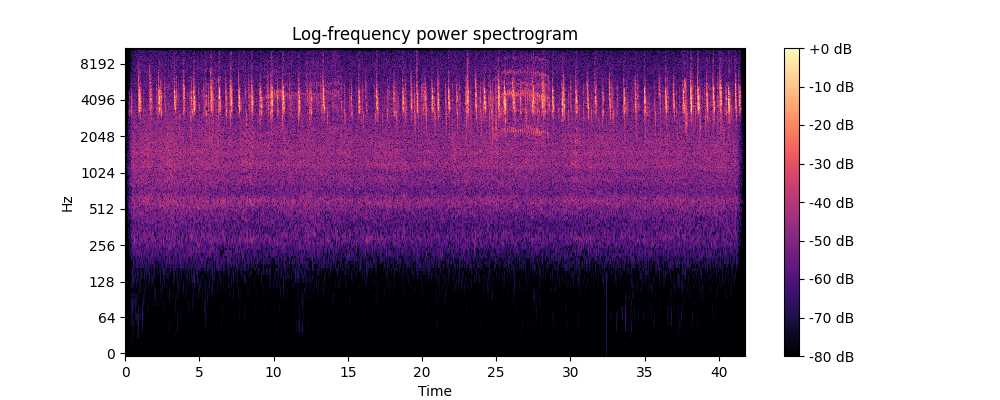
#> input picture dataset/data_sets/Passer montanus_Eurasian Tree Sparrow/EurasianTreeSparrow_Spectrogram/XC145164_spectrogram.png, 1000 x 400 px; its folder holds only this picture in this run
$ jupyter execute --allow-errors MTFtransformation.ipynb
#> lines starting #> are read from the running program, lines starting #| are printed output that depends on the picture
#> in apply_mtf_to_bulk, spectrogram is the input picture: shape (400, 1000, 4) float32; mean R, G, B, A 0.654, 0.546, 0.662, 1
### perform markov transition field transformation

[cell 1]
import os
import numpy as np
import matplotlib.pyplot as plt
from scipy.signal import convolve2d

[cell 2]
# Function to perform Markov Transition Field transformation
def markov_transition_field(spectrogram, threshold):
    # Convert spectrogram to grayscale
#> called with threshold = 0.1
    if len(spectrogram.shape) == 3:  # Check if image is RGB
        grayscale_spectrogram = np.mean(spectrogram, axis=2)
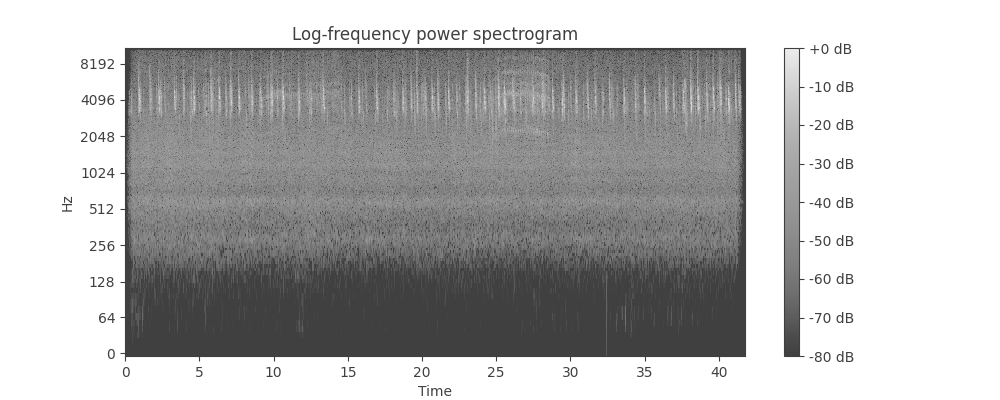
#> grayscale_spectrogram: shape (400, 1000) float32; min 0.25, max 1, mean 0.716
    else:
        grayscale_spectrogram = spectrogram

    # Compute transition matrix using convolution
    kernel = np.array([[0, 1, 0], [1, -4, 1], [0, 1, 0]])
    transition_matrix = np.abs(convolve2d(grayscale_spectrogram, kernel, mode='same'))
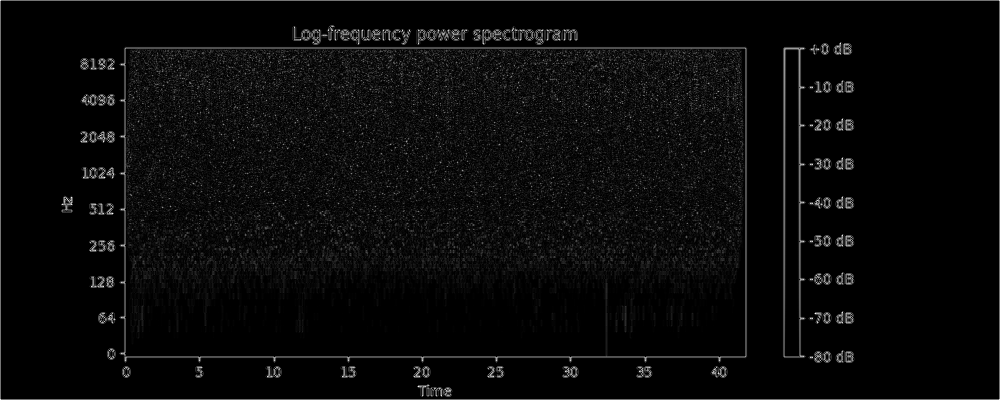
#> transition_matrix: shape (400, 1000) float64; min 0, max 2.18, mean 0.0858; drawn with min black and max white

    # Apply thresholding
    transition_matrix[transition_matrix < threshold] = 0
    transition_matrix[transition_matrix >= threshold] = 1
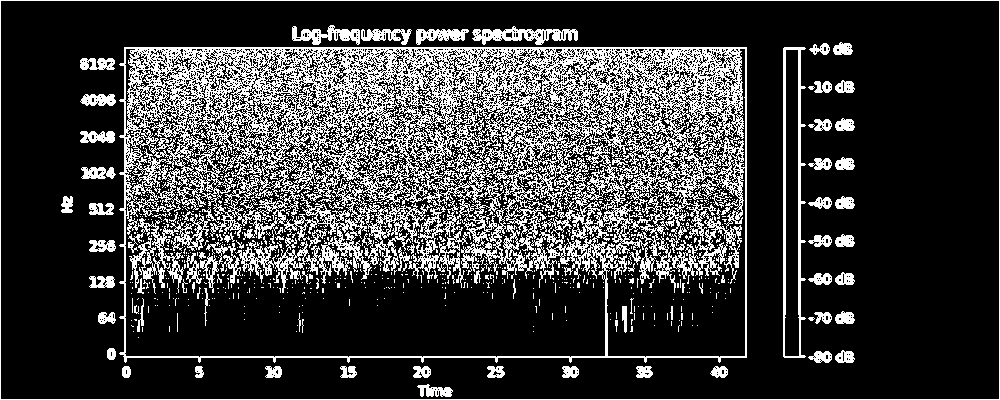
#> transition_matrix: shape (400, 1000) float64; values 0 (black) and 1 (white), 23.6% white in thin lines or dots

    return transition_matrix

# Function to apply MTF transformation to a bulk of spectrograms
def apply_mtf_to_bulk(spectrogram_folder, output_folder, threshold):
    for filename in os.listdir(spectrogram_folder):
        if filename.endswith('.png'):
            spectrogram_file = os.path.join(spectrogram_folder, filename)
            spectrogram = plt.imread(spectrogram_file)
            transition_matrix = markov_transition_field(spectrogram, threshold)
            output_file = os.path.join(output_folder, os.path.splitext(filename)[0] + '_mtf.png')
            plt.imsave(output_file, transition_matrix, cmap='gray')

# Folder containing the spectrogram images
spectrogram_folder1 = r'./dataset/data_sets/Passer montanus_Eurasian Tree Sparrow/EurasianTreeSparrow_Spectrogram'
spectrogram_folder2 = "./dataset/data_sets/Yungipicus maculatus_Philippine Pygmy Woodpecker/PhilippinePygmyWoodpecker_Spectrograms"
spectrogram_folder3 = "./dataset/data_sets/Gerygone sulphurea_Golden-bellied Gerygone/Golden-belliedGerygone_Spectrograms"
spectrogram_folder4 = "./dataset/data_sets/Geopelia striata_Zebra Dove/ZebraDove_Spectrograms"

# Output folder for MTF images
mtf_output_folder1 = r'./dataset/data_sets/mtf_data_set/EurasianTreeSparrow_MTFimage'
mtf_output_folder2 = "./dataset/data_sets/mtf_data_set/PhilippinePygmyWoodpecker_MTFimage"
mtf_output_folder3 = "./dataset/data_sets/mtf_data_set/Golden-belliedGerygone_MTFimage"
mtf_output_folder4 = "./dataset/data_sets/mtf_data_set/ZebraDove_MTFimage"

[cell 3]
# Create output folder if it doesn't exist
if not os.path.exists(mtf_output_folder1):
    os.makedirs(mtf_output_folder1)
if not os.path.exists(mtf_output_folder2):
    os.makedirs(mtf_output_folder2)
if not os.path.exists(mtf_output_folder3):
    os.makedirs(mtf_output_folder3)
if not os.path.exists(mtf_output_folder4):
    os.makedirs(mtf_output_folder4)

[cell 4]
# Threshold parameter for MTF transformation
threshold = 0.1  # You can adjust this value as needed

# Apply MTF transformation to the bulk of spectrograms
apply_mtf_to_bulk(spectrogram_folder1, mtf_output_folder1, threshold)

#> (the rest of this cell did not finish here and is left out)

$ run again, on dataset/data_sets/Passer montanus_Eurasian Tree Sparrow/EurasianTreeSparrow_Spectrogram/XC286041_spectrogram.png
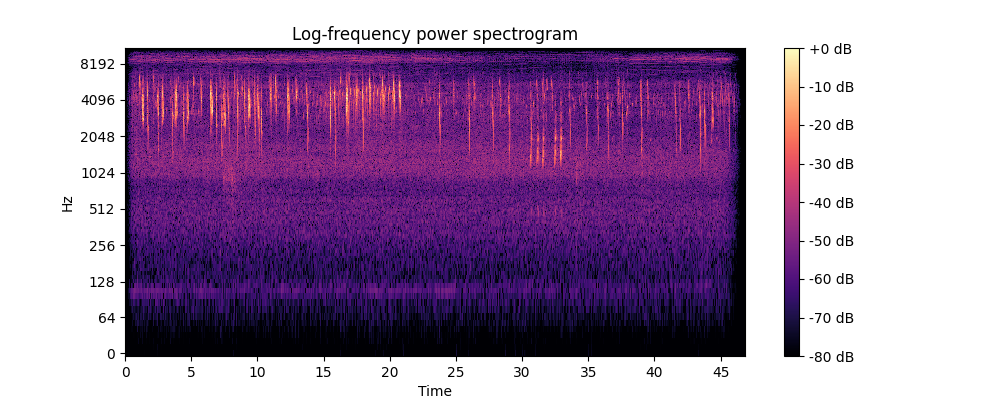
#> input picture dataset/data_sets/Passer montanus_Eurasian Tree Sparrow/EurasianTreeSparrow_Spectrogram/XC286041_spectrogram.png, 1000 x 400 px
#> in apply_mtf_to_bulk, spectrogram is the input picture: shape (400, 1000, 4) float32; mean R, G, B, A 0.648, 0.544, 0.681, 1
#> in markov_transition_field, `grayscale_spectrogram = np.mean(spectrogram, axis=2)`:
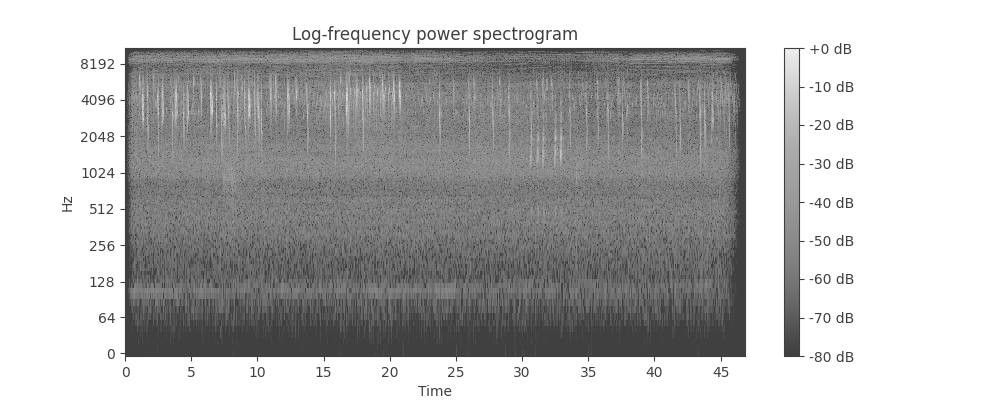
#> grayscale_spectrogram: shape (400, 1000) float32; min 0.25, max 1, mean 0.718
#> in markov_transition_field, `transition_matrix[transition_matrix >= threshold] = 1`:
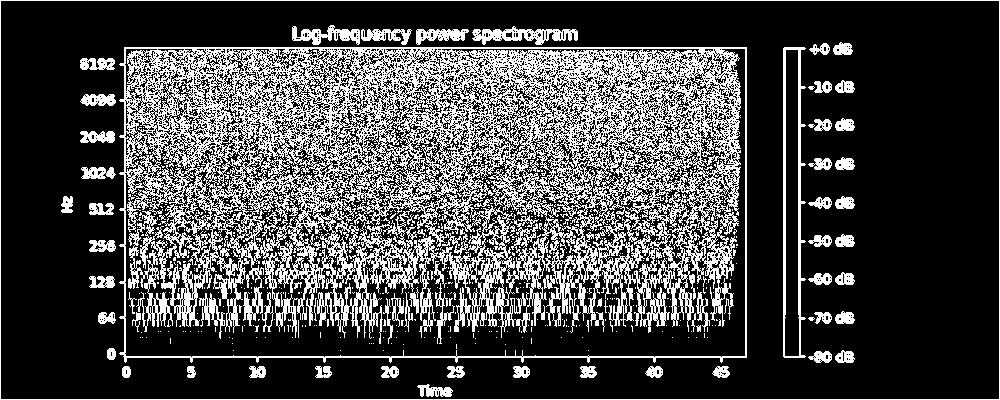
#> transition_matrix: shape (400, 1000) float64; values 0 (black) and 1 (white), 27.7% white in thin lines or dots

$ run again, on dataset/data_sets/Passer montanus_Eurasian Tree Sparrow/EurasianTreeSparrow_Spectrogram/XC442222_spectrogram.png
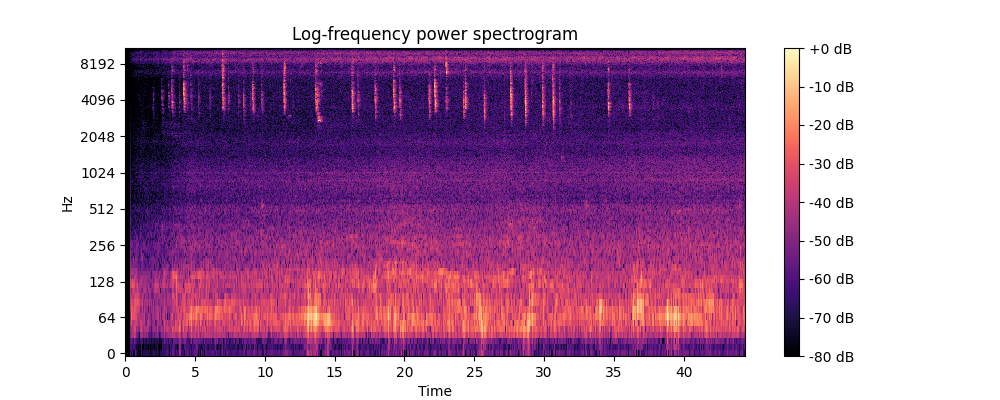
#> input picture dataset/data_sets/Passer montanus_Eurasian Tree Sparrow/EurasianTreeSparrow_Spectrogram/XC442222_spectrogram.png, 1000 x 400 px
#> in apply_mtf_to_bulk, spectrogram is the input picture: shape (400, 1000, 4) float32; mean R, G, B, A 0.728, 0.574, 0.706, 1
#> in markov_transition_field, `grayscale_spectrogram = np.mean(spectrogram, axis=2)`:
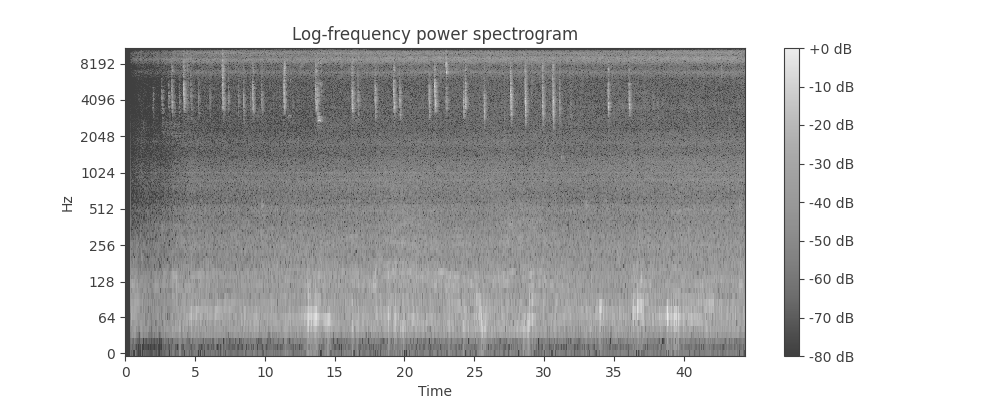
#> grayscale_spectrogram: shape (400, 1000) float32; min 0.25, max 1, mean 0.752
#> in markov_transition_field, `transition_matrix[transition_matrix >= threshold] = 1`:
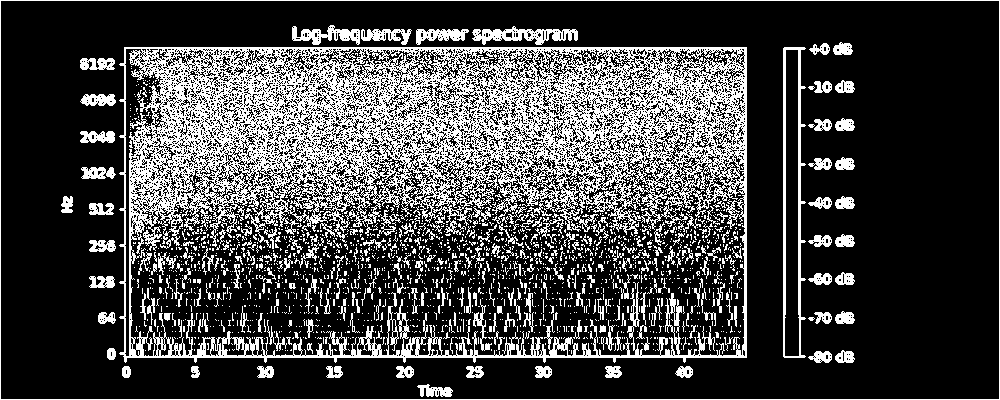
#> transition_matrix: shape (400, 1000) float64; values 0 (black) and 1 (white), 26.4% white in thin lines or dots

$ run again, on dataset/data_sets/Passer montanus_Eurasian Tree Sparrow/EurasianTreeSparrow_Spectrogram/XC162523_spectrogram.png
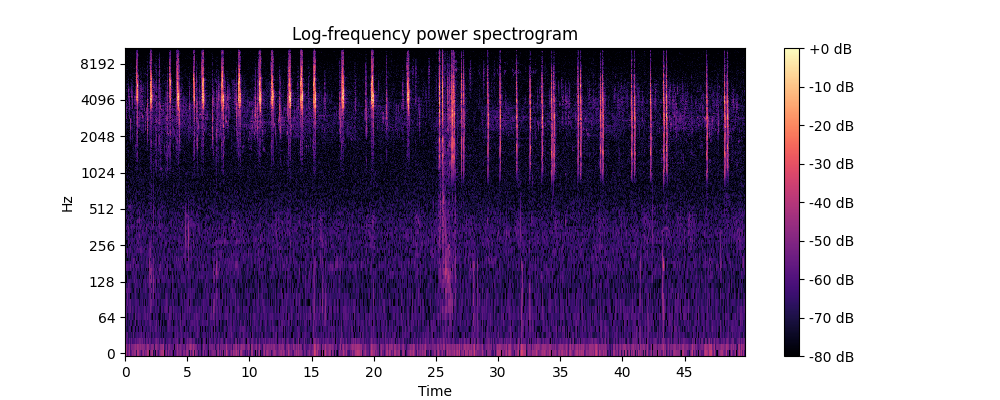
#> input picture dataset/data_sets/Passer montanus_Eurasian Tree Sparrow/EurasianTreeSparrow_Spectrogram/XC162523_spectrogram.png, 1000 x 400 px
#> in apply_mtf_to_bulk, spectrogram is the input picture: shape (400, 1000, 4) float32; mean R, G, B, A 0.591, 0.531, 0.641, 1
#> in markov_transition_field, `grayscale_spectrogram = np.mean(spectrogram, axis=2)`:
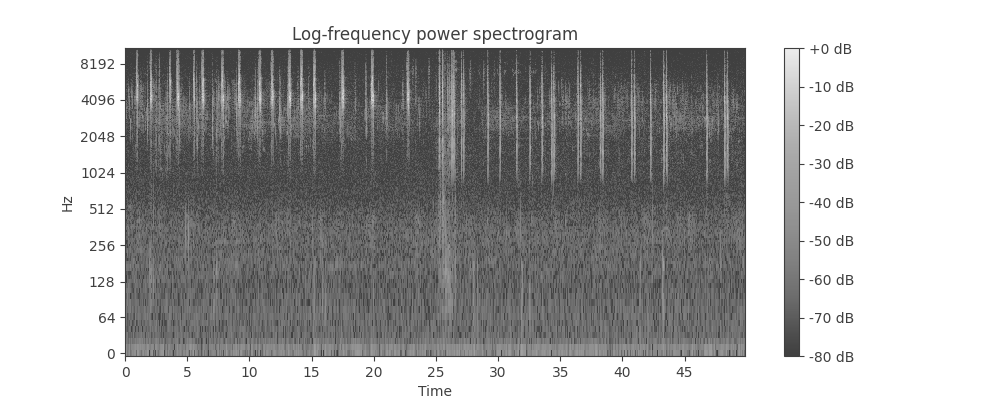
#> grayscale_spectrogram: shape (400, 1000) float32; min 0.25, max 1, mean 0.69
#> in markov_transition_field, `transition_matrix[transition_matrix >= threshold] = 1`:
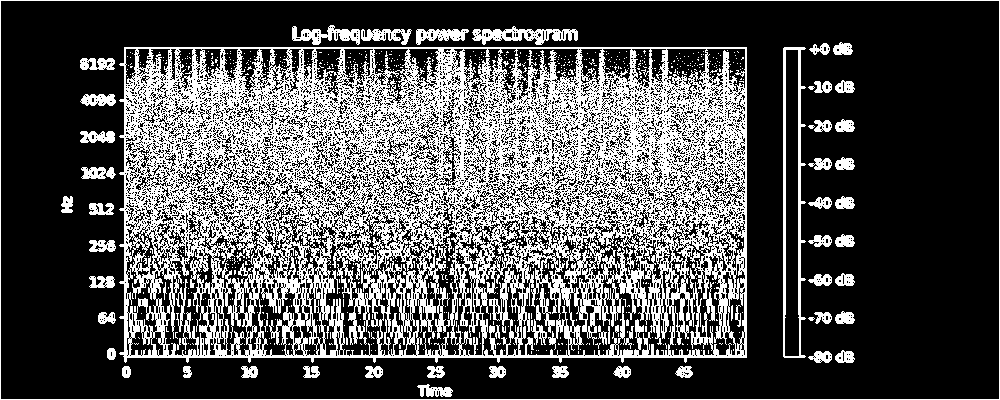
#> transition_matrix: shape (400, 1000) float64; values 0 (black) and 1 (white), 32% white in thin lines or dots
